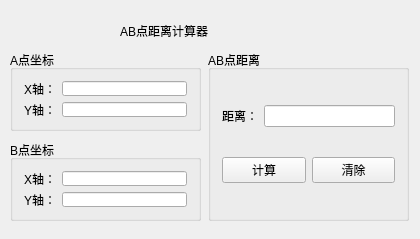
<?xml version="1.0" encoding="UTF-8"?>
<ui version="4.0">
 <class>MainWindow</class>
 <widget class="QMainWindow" name="MainWindow">
  <property name="geometry">
   <rect>
    <x>0</x>
    <y>0</y>
    <width>420</width>
    <height>239</height>
   </rect>
  </property>
  <property name="minimumSize">
   <size>
    <width>420</width>
    <height>239</height>
   </size>
  </property>
  <property name="maximumSize">
   <size>
    <width>420</width>
    <height>239</height>
   </size>
  </property>
  <property name="windowTitle">
   <string>ABPointDistanceCalculator</string>
  </property>
  <widget class="QWidget" name="centralWidget">
   <widget class="QLabel" name="label">
    <property name="geometry">
     <rect>
      <x>120</x>
      <y>10</y>
      <width>181</width>
      <height>41</height>
     </rect>
    </property>
    <property name="styleSheet">
     <string notr="true">font: 75 18pt &quot;Adobe Devanagari&quot;;</string>
    </property>
    <property name="text">
     <string>AB点距离计算器</string>
    </property>
   </widget>
   <widget class="QGroupBox" name="groupBox">
    <property name="geometry">
     <rect>
      <x>10</x>
      <y>50</y>
      <width>191</width>
      <height>81</height>
     </rect>
    </property>
    <property name="title">
     <string>A点坐标</string>
    </property>
    <layout class="QGridLayout" name="gridLayout">
     <item row="1" column="0">
      <widget class="QLabel" name="label_3">
       <property name="text">
        <string>Y轴：</string>
       </property>
      </widget>
     </item>
     <item row="0" column="1">
      <widget class="QLineEdit" name="aXLineEdit"/>
     </item>
     <item row="0" column="0">
      <widget class="QLabel" name="label_2">
       <property name="text">
        <string>X轴：</string>
       </property>
      </widget>
     </item>
     <item row="1" column="1">
      <widget class="QLineEdit" name="aYLineEdit"/>
     </item>
    </layout>
   </widget>
   <widget class="QGroupBox" name="groupBox_2">
    <property name="geometry">
     <rect>
      <x>10</x>
      <y>140</y>
      <width>191</width>
      <height>81</height>
     </rect>
    </property>
    <property name="title">
     <string>B点坐标</string>
    </property>
    <layout class="QGridLayout" name="gridLayout_2">
     <item row="0" column="0">
      <widget class="QLabel" name="label_4">
       <property name="text">
        <string>X轴：</string>
       </property>
      </widget>
     </item>
     <item row="0" column="1">
      <widget class="QLineEdit" name="bXLineEdit"/>
     </item>
     <item row="1" column="1">
      <widget class="QLineEdit" name="bYLineEdit"/>
     </item>
     <item row="1" column="0">
      <widget class="QLabel" name="label_5">
       <property name="text">
        <string>Y轴：</string>
       </property>
      </widget>
     </item>
    </layout>
   </widget>
   <widget class="QGroupBox" name="groupBox_3">
    <property name="geometry">
     <rect>
      <x>208</x>
      <y>50</y>
      <width>201</width>
      <height>171</height>
     </rect>
    </property>
    <property name="title">
     <string>AB点距离</string>
    </property>
    <layout class="QVBoxLayout" name="verticalLayout">
     <item>
      <spacer name="verticalSpacer_2">
       <property name="orientation">
        <enum>Qt::Vertical</enum>
       </property>
       <property name="sizeHint" stdset="0">
        <size>
         <width>20</width>
         <height>40</height>
        </size>
       </property>
      </spacer>
     </item>
     <item>
      <layout class="QHBoxLayout" name="horizontalLayout">
       <item>
        <widget class="QLabel" name="label_10">
         <property name="text">
          <string>距离：</string>
         </property>
        </widget>
       </item>
       <item>
        <widget class="QLineEdit" name="distanceLineEdit">
         <property name="readOnly">
          <bool>true</bool>
         </property>
        </widget>
       </item>
      </layout>
     </item>
     <item>
      <spacer name="verticalSpacer_3">
       <property name="orientation">
        <enum>Qt::Vertical</enum>
       </property>
       <property name="sizeHint" stdset="0">
        <size>
         <width>20</width>
         <height>40</height>
        </size>
       </property>
      </spacer>
     </item>
     <item>
      <layout class="QHBoxLayout" name="horizontalLayout_2">
       <item>
        <widget class="QPushButton" name="computePushButton">
         <property name="text">
          <string>计算</string>
         </property>
        </widget>
       </item>
       <item>
        <widget class="QPushButton" name="clearPushButton">
         <property name="text">
          <string>清除</string>
         </property>
        </widget>
       </item>
      </layout>
     </item>
     <item>
      <spacer name="verticalSpacer">
       <property name="orientation">
        <enum>Qt::Vertical</enum>
       </property>
       <property name="sizeHint" stdset="0">
        <size>
         <width>20</width>
         <height>40</height>
        </size>
       </property>
      </spacer>
     </item>
    </layout>
   </widget>
  </widget>
 </widget>
 <layoutdefault spacing="6" margin="11"/>
 <resources/>
 <connections/>
</ui>
